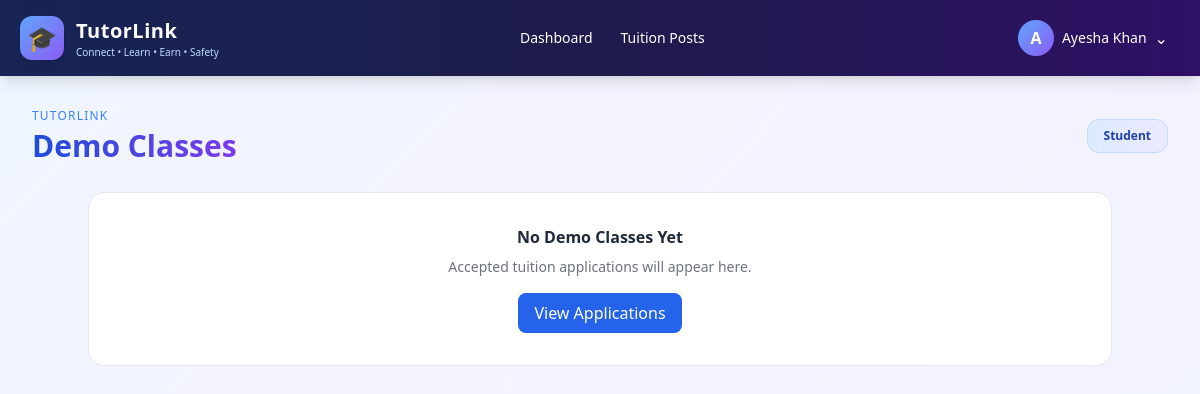
The page /tuitions/demo-classes/ (signed in) on the database as committed earlier.
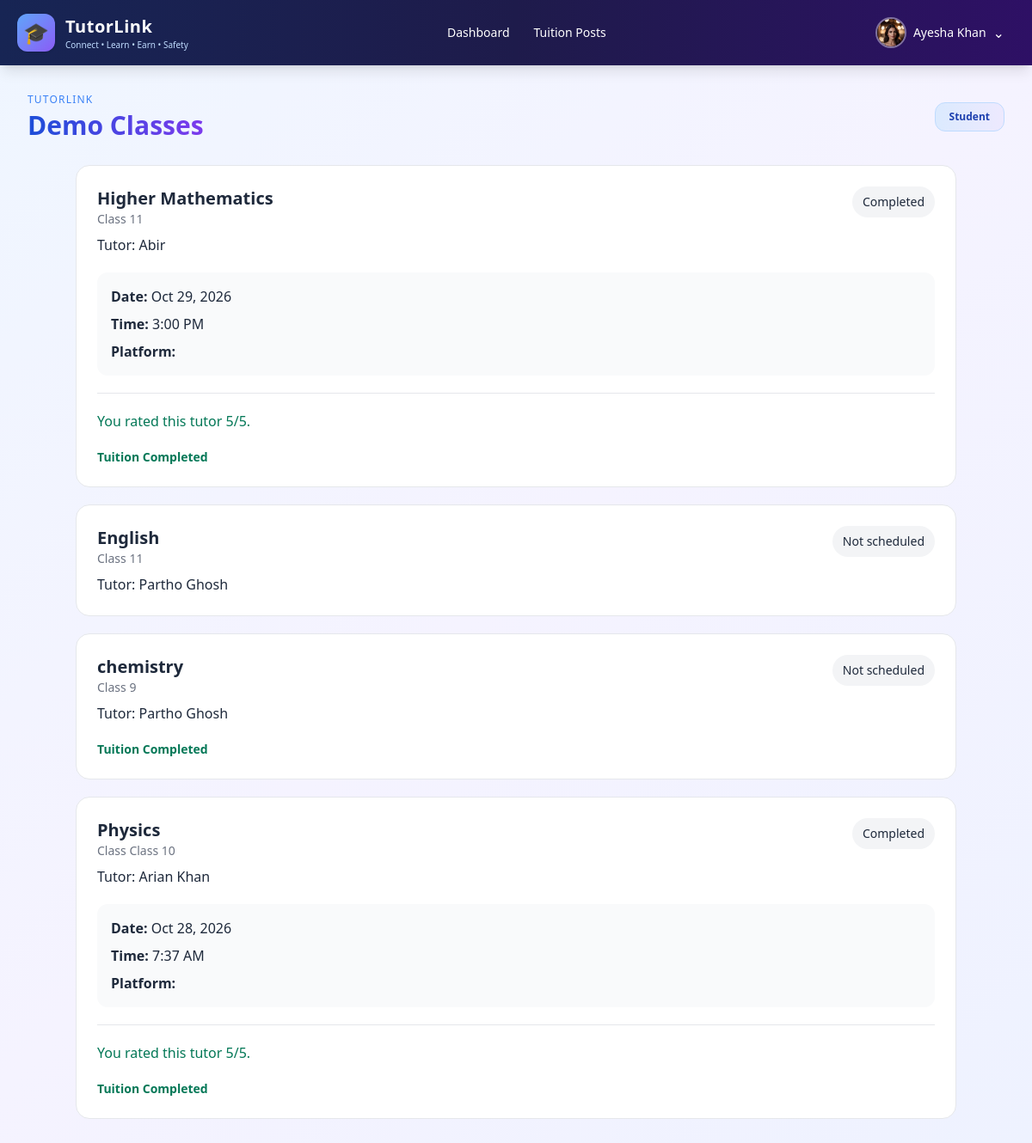
The same page on the database as committed later.
### accounts/models.py (models this page shows, shortened)
class User(AbstractUser):
    class Role(models.TextChoices):
        ADMIN = 'ADMIN', 'Administrator'
        TUTOR = 'TUTOR', 'Tutor'
        STUDENT = 'STUDENT', 'Student'
    role = models.CharField(max_length=10, choices=Role.choices, default=Role.STUDENT)
    phone = models.CharField(max_length=20, blank=True)
    division = models.CharField(max_length=50, blank=True)
    district = models.CharField(max_length=50, blank=True)
    area = models.CharField(max_length=100, blank=True)
    profile_picture = models.ImageField(upload_to='profiles/', blank=True, null=True)
    bio = models.TextField(blank=True)
    is_verified = models.BooleanField(default=False)
    institution = models.CharField(max_length=150, blank=True)
    academic_level = models.CharField(max_length=50, blank=True)
    monthly_budget = models.DecimalField(max_digits=10, decimal_places=2, null=True, blank=True)

### tuitions/models.py (models this page shows, shortened)
class TuitionApplication(models.Model):
    class Status(models.TextChoices):
        PENDING = "PENDING", "Pending"
        ACCEPTED = "ACCEPTED", "Accepted"
        REJECTED = "REJECTED", "Rejected"
    tuition = models.ForeignKey(
        TuitionPost,
        on_delete=models.CASCADE,
        related_name="applications",
    )
    tutor = models.ForeignKey(
        settings.AUTH_USER_MODEL,
        on_delete=models.CASCADE,
        related_name="tuition_applications",
    )
    status = models.CharField(
        max_length=10,
        choices=Status.choices,
        default=Status.PENDING,
    )
    applied_at = models.DateTimeField(auto_now_add=True)
    review_rating = models.PositiveSmallIntegerField(
        null=True,
        blank=True,
    )
    review_text = models.TextField(blank=True)
    reviewed_at = models.DateTimeField(null=True, blank=True)
    class Meta:
        ordering = ["-applied_at"]
        constraints = [
            models.UniqueConstraint(
                fields=["tuition", "tutor"],
                name="unique_tutor_application_per_tuition",
            )
        ]

class TuitionPost(models.Model):
    student = models.ForeignKey(
        settings.AUTH_USER_MODEL,
        on_delete=models.CASCADE,
    )
    target_tutor = models.ForeignKey(
        settings.AUTH_USER_MODEL,
        on_delete=models.SET_NULL,
        null=True,
        blank=True,
        related_name="targeted_tuition_posts",
    )
    subject = models.CharField(max_length=100)
    class_level = models.CharField(max_length=50)
    description = models.TextField()
    budget_min = models.PositiveIntegerField()
    budget_max = models.PositiveIntegerField()
    division = models.CharField(max_length=100)
    district = models.CharField(max_length=100)
    area = models.CharField(max_length=100)
    preferred_days = models.CharField(max_length=100)
    time_slot = models.CharField(max_length=100)
    teaching_mode = models.CharField(
        max_length=20,
        choices=[
            ("ONLINE", "Online"),
            ("OFFLINE", "Offline"),
        ],
        default="ONLINE",
    )
    image = models.ImageField(
        upload_to="tuition_posts/",
        blank=True,
        null=True,
    )
    status = models.CharField(max_length=20, default="OPEN")
    created_at = models.DateTimeField(auto_now_add=True)

### tutors/models.py (models this page shows, shortened)
class DemoClass(models.Model):
    class Status(models.TextChoices):
        REQUESTED = "REQUESTED", "Requested"
        SCHEDULED = "SCHEDULED", "Scheduled"
        COMPLETED = "COMPLETED", "Completed"
        CANCELLED = "CANCELLED", "Cancelled"
    application = models.OneToOneField(
        "tuitions.TuitionApplication",
        on_delete=models.CASCADE,
        null=True,
        blank=True,
        related_name="demo_class",
    )
    student = models.ForeignKey(
        settings.AUTH_USER_MODEL,
        on_delete=models.CASCADE,
        related_name="student_demo_classes",
    )
    tutor = models.ForeignKey(
        TutorProfile,
        on_delete=models.CASCADE,
        related_name="demo_classes",
    )
    subject = models.ForeignKey(
        Subject,
        on_delete=models.SET_NULL,
        null=True,
        blank=True,
        related_name="demo_classes",
    )
    date = models.DateField(null=True, blank=True)
    time = models.TimeField(null=True, blank=True)
    platform = models.CharField(max_length=50, blank=True)
    meeting_link = models.URLField(blank=True)
    status = models.CharField(
        max_length=20,
        choices=Status.choices,
        default=Status.REQUESTED,
    )
    created_at = models.DateTimeField(auto_now_add=True)
    updated_at = models.DateTimeField(auto_now=True)
    class Meta:
        ordering = ["-created_at"]

### tuitions/views.py (the view)
# urls.py: path("demo-classes/", views.demo_classes, name="demo_classes"),
@login_required
def demo_classes(request):
    if is_student(request.user):
        accepted_applications = TuitionApplication.objects.filter(
            tuition__student=request.user,
            status=TuitionApplication.Status.ACCEPTED,
        ).select_related("tuition", "tutor")
    elif is_tutor(request.user):
        accepted_applications = TuitionApplication.objects.filter(
            tutor=request.user,
            status=TuitionApplication.Status.ACCEPTED,
        ).select_related("tuition", "tuition__student")
    elif is_admin(request.user):
        accepted_applications = TuitionApplication.objects.filter(
            status=TuitionApplication.Status.ACCEPTED,
        ).select_related("tuition", "tuition__student", "tutor")
    else:
        raise PermissionDenied
    demo_items = [
        {
            "application": application,
            "demo": _demo_for_application(application),
        }
        for application in accepted_applications
    ]
    return render(request, "tuitions/demo_classes.html", {
        "demo_items": demo_items,
        "is_student": is_student(request.user),
        "is_tutor": is_tutor(request.user),
        "is_admin": is_admin(request.user),
        "role_name": request.user.get_role_display(),
    })

### tuitions/views.py (called while the page is built)
def is_admin(user):
    return user.is_superuser or str(
        getattr(user, "role", "")
    ).upper() == "ADMIN"

def is_student(user):
    return str(getattr(user, "role", "")).upper() == "STUDENT"

def is_tutor(user):
    return str(getattr(user, "role", "")).upper() == "TUTOR"

### templates/tuitions/demo_classes.html (shortened to what the changed rows need)
{% extends 'accounts/dashboards/base_dashboard.html' %}
{% block content %}
<div class="max-w-5xl mx-auto space-y-5">
    {% for item in demo_items %}
        {% with application=item.application demo=item.demo %}
        <div class="bg-white border rounded-2xl p-6 space-y-5">
            <div class="flex flex-wrap justify-between gap-3">
                <div>
                    <h2 class="text-xl font-bold">
                        {{ application.tuition.subject }}
                    </h2>
                    <p class="text-sm text-gray-500">
                        Class {{ application.tuition.class_level }}
                    </p>
                    {% if is_student %}
                        <p class="mt-2">
                            Tutor:
                            {{ application.tutor.get_full_name|default:application.tutor.username }}
                        </p>
                    {% elif is_tutor %}
                        <p class="mt-2">
                            Student:
                            {{ application.tuition.student.get_full_name|default:application.tuition.student.username }}
                        </p>
                    {% endif %}
                </div>
                <span class="px-3 py-2 rounded-full bg-gray-100 text-sm h-fit">
                    {% if demo %}
                        {{ demo.get_status_display }}
                    {% else %}
                        Not scheduled
                    {% endif %}
                </span>
            </div>
            {% if demo %}
                <div class="p-4 rounded-xl bg-gray-50 space-y-2">
                    <p><strong>Date:</strong> {{ demo.date|date:"M d, Y" }}</p>
                    <p><strong>Time:</strong> {{ demo.time|time:"g:i A" }}</p>
                    <p><strong>Platform:</strong> {{ demo.get_platform_display }}</p>
                </div>
            {% endif %}
            {% if is_student and demo and demo.status == 'COMPLETED' and application.tuition.status == 'COMPLETED' %}
                <div class="border-t pt-5">
                    {% if not application.reviewed_at %}
                        <h3 class="font-bold text-lg mb-3">
                            Rate This Tutor
                        </h3>
                        <form method="post"
                              action="{% url 'tuitions:submit_review' application.pk %}"
                              class="space-y-4">
                            {% csrf_token %}
                            <div>
                                <label class="block mb-1">Rating</label>
                                <select name="review_rating" required
                                        class="w-full border rounded-lg p-3">
                                    <option value="">Choose a rating</option>
                                    <option value="1">1 - Poor</option>
                                    <option value="2">2 - Fair</option>
                                    <option value="3">3 - Good</option>
                                    <option value="4">4 - Very Good</option>
                                    <option value="5">5 - Excellent</option>
                                </select>
                            </div>
                            <div>
                                <label class="block mb-1">Review (Optional)</label>
                                <textarea name="review_text" rows="3"
                                          class="w-full border rounded-lg p-3"
                                          placeholder="Share your experience"></textarea>
                            </div>
                            <button type="submit"
                                    class="px-5 py-3 rounded-lg bg-blue-600 text-white">
                                Submit Review
                            </button>
                        </form>
                    {% else %}
                        <p class="text-emerald-700">
                            You rated this tutor {{ application.review_rating }}/5.
                        </p>
                    {% endif %}
                </div>
            {% endif %}
            {% if application.tuition.status == 'COMPLETED' %}
                <p class="text-sm text-emerald-700 font-semibold">
                    Tuition Completed
                </p>
            {% endif %}
        </div>
        {% endwith %}
    {% empty %}
        <div class="bg-white border rounded-2xl p-8 text-center">
            <h3 class="font-bold">No Demo Classes Yet</h3>
            <p class="text-sm text-gray-500 mt-2">
                Accepted tuition applications will appear here.
            </p>
            <a href="{% url 'tuitions:applications' %}"
               class="inline-block mt-4 px-4 py-2 rounded-lg bg-blue-600 text-white">
                View Applications
            </a>
        </div>
    {% endfor %}
</div>
{% endblock %}

### templates/accounts/dashboards/base_dashboard.html (shortened to what this page needs)
<!DOCTYPE html>
<html lang="en">
<head>
    <script src="https://cdn.tailwindcss.com"></script>
</head>
<body class="min-h-screen text-slate-800">
    <nav class="bg-gradient-to-r from-blue-950 via-indigo-950 to-violet-950 text-white shadow-lg">
        <div class="max-w-7xl mx-auto px-5">
            <div class="flex flex-wrap items-center justify-between gap-4 min-h-[76px]">
                <a href="{% url 'role_dashboard' %}"
                   class="flex items-center gap-3 shrink-0">
                    <div class="w-11 h-11 rounded-xl bg-gradient-to-br from-blue-400 to-violet-500 flex items-center justify-center text-2xl shadow">
                        🎓
                    </div>
                    <div>
                        <div class="font-bold text-xl tracking-wide">TutorLink</div>
                        <div class="text-[10px] text-blue-200">
                            Connect • Learn • Earn • Safety
                        </div>
                    </div>
                </a>
                <div class="flex flex-wrap items-center gap-1 text-sm font-medium">
                    <a href="{% url 'role_dashboard' %}"
                       class="px-3 py-2 rounded-lg hover:bg-white/10 transition">
                        Dashboard
                    </a>
                    <a href="{% url 'tuitions:post_list' %}"
                       class="px-3 py-2 rounded-lg hover:bg-white/10 transition">
                        Tuition Posts
                    </a>
                </div>
                <div class="relative shrink-0" id="profileDropdown">
                    <button type="button"
                            id="profileButton"
                            aria-expanded="false"
                            aria-controls="profileMenu"
                            class="flex items-center gap-2 px-3 py-2 rounded-xl hover:bg-white/10 transition">
                        {% if user.profile_picture %}
                            <img src="{{ user.profile_picture.url }}"
                                 alt="Profile picture"
                                 class="w-9 h-9 rounded-full object-cover border-2 border-white/40">
                        {% else %}
                            <div class="w-9 h-9 rounded-full bg-gradient-to-br from-blue-400 to-violet-500 flex items-center justify-center font-bold">
                                {{ user.username|first|upper }}
                            </div>
                        {% endif %}
                        <span class="text-sm font-medium max-w-[150px] truncate">
                            {{ user.get_full_name|default:user.username }}
                        </span>
                        <span id="profileArrow" aria-hidden="true">⌄</span>
                    </button>
                </div>
            </div>
        </div>
    </nav>
    <main class="p-5 md:p-8">
        <div class="max-w-7xl mx-auto">
            <div class="flex flex-wrap items-center justify-between gap-4 mb-7">
                <div>
                    <div class="text-xs text-blue-500 uppercase tracking-widest mb-1">
                        TutorLink
                    </div>
                    <h1 class="text-3xl font-bold gradient-heading">
                    </h1>
                </div>
                <div class="px-4 py-2 bg-gradient-to-r from-blue-100 to-violet-100 rounded-xl border border-blue-200 text-xs font-bold text-blue-800">
                    {{ role_name }}
                </div>
            </div>
            {% block content %}{% endblock %}
        </div>
    </main>
</body>
</html>

Rows that differ between the two databases and show on the page:
changed User "Ayesha Khan": profile_picture: picture added; username|first "A" → (not shown)
added TuitionApplication: application.tuition.subject "Higher Mathematics", application.tuition.class_level "11", application.tutor.get_full_name "Abir", demo.status "Completed", demo "Oct 29, 2026", demo.time "3:00 PM", application.review_rating "5", shows "Tuition Completed"
added TuitionApplication: application.tuition.subject "English", application.tuition.class_level "11", application.tutor.get_full_name "Partho Ghosh", shows "Not scheduled"
added TuitionApplication: application.tuition.subject "chemistry", application.tuition.class_level "9", application.tutor.get_full_name "Partho Ghosh", shows "Not scheduled", shows "Tuition Completed"
added TuitionApplication: application.tuition.subject "Physics", application.tuition.class_level "Class 10", application.tutor.get_full_name "Arian Khan", demo.status "Completed", demo "Oct 28, 2026", demo.time "7:37 AM", application.review_rating "5", shows "Tuition Completed"
Other text that changed with them:
text no longer shown: "No Demo Classes Yet Accepted tuition applications will appear here. View Applications"
